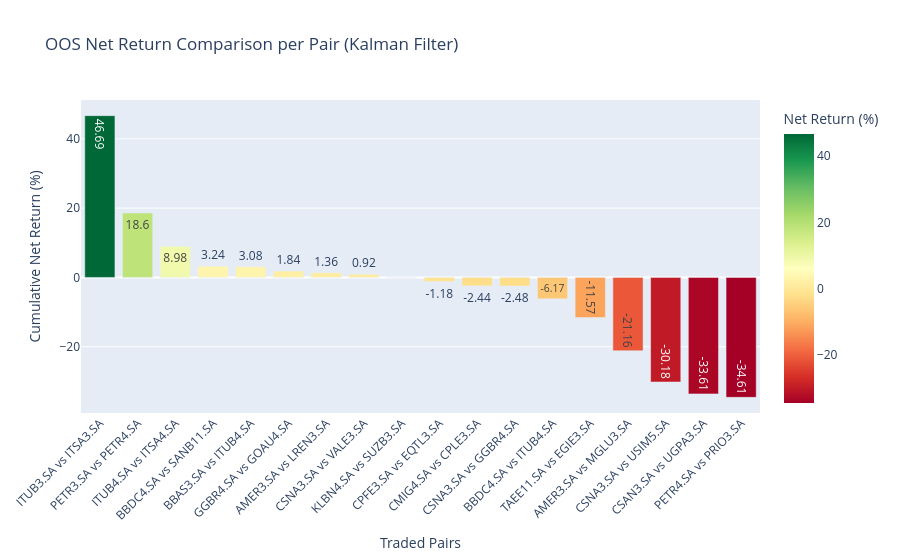
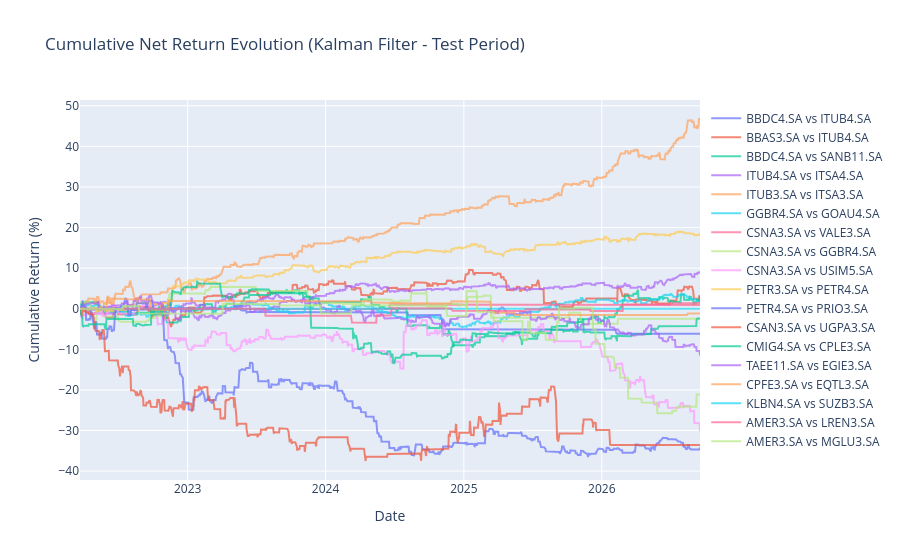

Here is the notebook cell these charts were saved with, in order:
### Code cell
# ==============================================================================
# CONSOLIDATE METRICS AND VISUALIZE (OUT-OF-SAMPLE) - KALMAN FILTER
# ==============================================================================
summary_data = []

for pair_label, df in kalman_test_results.items():
    if df is not None and not df.empty:
        if is_compounding:
            gross_return = ((df['strategy_returns'].fillna(0.0) + 1.0).cumprod().iloc[-1] - 1.0) * 100.0
            net_return = ((df['net_strategy_returns'].fillna(0.0) + 1.0).cumprod().iloc[-1] - 1.0) * 100.0
        else:
            gross_return = df['strategy_returns'].fillna(0.0).sum() * 100.0
            net_return = df['net_strategy_returns'].fillna(0.0).sum() * 100.0
            
        cost_drag = gross_return - net_return
        summary_data.append({
            'Pair': pair_label,
            'Gross Return (%)': round(gross_return, 2),
            'Transaction Cost (%)': round(cost_drag, 2),
            'Net Return (%)': round(net_return, 2)
        })

if summary_data:
    df_summary = pd.DataFrame(summary_data).sort_values(by='Net Return (%)', ascending=False).reset_index(drop=True)
    calculation_mode = "COMPOUNDING (Reinvested)" if is_compounding else "SIMPLE (Fixed Size)"
    print(f"\nPERFORMANCE SUMMARY TABLE (OUT-OF-SAMPLE) - {calculation_mode}:\n")
    print(df_summary.to_string(index=False))

    fig_bar = px.bar(
        df_summary, x='Pair', y='Net Return (%)',
        title=f'OOS Net Return Comparison per Pair ({strategy_name_KF})',
        color='Net Return (%)', color_continuous_scale='RdYlGn', text='Net Return (%)'
    )
    fig_bar.update_layout(xaxis_tickangle=-45, yaxis_title="Cumulative Net Return (%)", xaxis_title="Traded Pairs")
    fig_bar.show()

    fig_line = go.Figure()
    for pair_label, df in kalman_test_results.items():
        if df is not None and not df.empty:
            cum_returns = ((df['net_strategy_returns'].fillna(0.0) + 1.0).cumprod() - 1.0) * 100.0 if is_compounding else df['net_strategy_returns'].fillna(0.0).cumsum() * 100.0
            fig_line.add_trace(go.Scatter(x=df.index, y=cum_returns, mode='lines', name=pair_label, opacity=0.7))

    fig_line.update_layout(
        title=f'Cumulative Net Return Evolution ({strategy_name_KF} - Test Period)',
        xaxis_title='Date', yaxis_title='Cumulative Return (%)', hovermode='x unified',
        legend=dict(yanchor="top", y=0.99, xanchor="left", x=1.01)
    )
    fig_line.show()

### Figure 1 — Plotly figure (JSON) as saved in the notebook; plotly's stock layout.template omitted (floating-point values rounded to 4 significant figures)
{"data": [{"alignmentgroup": "True", "hovertemplate": "Pair=%{x}<br>Net Return (%)=%{marker.color}<extra></extra>", "legendgroup": "", "marker": {"color": [46.69, 18.6, 8.98, 3.24, 3.08, 1.84, 1.36, 0.92, 0, -1.18, -2.44, -2.48, -6.17, -11.57, -21.16, -30.18, -33.61, -34.61], "coloraxis": "coloraxis", "pattern": {"shape": ""}}, "name": "", "offsetgroup": "", "orientation": "v", "showlegend": false, "text": [46.69, 18.6, 8.98, 3.24, 3.08, 1.84, 1.36, 0.92, 0, -1.18, -2.44, -2.48, -6.17, -11.57, -21.16, -30.18, -33.61, -34.61], "textposition": "auto", "type": "bar", "x": ["ITUB3.SA vs ITSA3.SA", "PETR3.SA vs PETR4.SA", "ITUB4.SA vs ITSA4.SA", "BBDC4.SA vs SANB11.SA", "BBAS3.SA vs ITUB4.SA", "GGBR4.SA vs GOAU4.SA", "AMER3.SA vs LREN3.SA", "CSNA3.SA vs VALE3.SA", "KLBN4.SA vs SUZB3.SA", "CPFE3.SA vs EQTL3.SA", "CMIG4.SA vs CPLE3.SA", "CSNA3.SA vs GGBR4.SA", "BBDC4.SA vs ITUB4.SA", "TAEE11.SA vs EGIE3.SA", "AMER3.SA vs MGLU3.SA", "CSNA3.SA vs USIM5.SA", "CSAN3.SA vs UGPA3.SA", "PETR4.SA vs PRIO3.SA"], "xaxis": "x", "y": [46.69, 18.6, 8.98, 3.24, 3.08, 1.84, 1.36, 0.92, 0, -1.18, -2.44, -2.48, -6.17, -11.57, -21.16, -30.18, -33.61, -34.61], "yaxis": "y"}], "layout": {"barmode": "relative", "coloraxis": {"colorbar": {"title": {"text": "Net Return (%)"}}, "colorscale": [[0, "rgb(165,0,38)"], [0.1, "rgb(215,48,39)"], [0.2, "rgb(244,109,67)"], [0.3, "rgb(253,174,97)"], [0.4, "rgb(254,224,139)"], [0.5, "rgb(255,255,191)"], [0.6, "rgb(217,239,139)"], [0.7, "rgb(166,217,106)"], [0.8, "rgb(102,189,99)"], [0.9, "rgb(26,152,80)"], [1, "rgb(0,104,55)"]]}, "legend": {"tracegroupgap": 0}, "title": {"text": "OOS Net Return Comparison per Pair (Kalman Filter)"}, "xaxis": {"anchor": "y", "domain": [0, 1], "tickangle": -45, "title": {"text": "Traded Pairs"}}, "yaxis": {"anchor": "x", "domain": [0, 1], "title": {"text": "Cumulative Net Return (%)"}}}}

### Figure 2 — Plotly figure (JSON) as saved in the notebook; plotly's stock layout.template omitted (floating-point values rounded to 4 significant figures; data arrays with more than 128 entries replaced by an {"elided": "..."} marker saying what was removed)
{"data": [{"mode": "lines", "name": "BBDC4.SA vs ITUB4.SA", "opacity": 0.7, "type": "scatter", "x": {"elided": "1124 str values"}, "y": {"elided": "1124 float values"}}, {"mode": "lines", "name": "BBAS3.SA vs ITUB4.SA", "opacity": 0.7, "type": "scatter", "x": {"elided": "1124 str values"}, "y": {"elided": "1124 float values"}}, {"mode": "lines", "name": "BBDC4.SA vs SANB11.SA", "opacity": 0.7, "type": "scatter", "x": {"elided": "1124 str values"}, "y": {"elided": "1124 float values"}}, {"mode": "lines", "name": "ITUB4.SA vs ITSA4.SA", "opacity": 0.7, "type": "scatter", "x": {"elided": "1124 str values"}, "y": {"elided": "1124 float values"}}, {"mode": "lines", "name": "ITUB3.SA vs ITSA3.SA", "opacity": 0.7, "type": "scatter", "x": {"elided": "1124 str values"}, "y": {"elided": "1124 float values"}}, {"mode": "lines", "name": "GGBR4.SA vs GOAU4.SA", "opacity": 0.7, "type": "scatter", "x": {"elided": "1124 str values"}, "y": {"elided": "1124 float values"}}, {"mode": "lines", "name": "CSNA3.SA vs VALE3.SA", "opacity": 0.7, "type": "scatter", "x": {"elided": "1124 str values"}, "y": {"elided": "1124 float values"}}, {"mode": "lines", "name": "CSNA3.SA vs GGBR4.SA", "opacity": 0.7, "type": "scatter", "x": {"elided": "1124 str values"}, "y": {"elided": "1124 float values"}}, {"mode": "lines", "name": "CSNA3.SA vs USIM5.SA", "opacity": 0.7, "type": "scatter", "x": {"elided": "1124 str values"}, "y": {"elided": "1124 float values"}}, {"mode": "lines", "name": "PETR3.SA vs PETR4.SA", "opacity": 0.7, "type": "scatter", "x": {"elided": "1124 str values"}, "y": {"elided": "1124 float values"}}, {"mode": "lines", "name": "PETR4.SA vs PRIO3.SA", "opacity": 0.7, "type": "scatter", "x": {"elided": "1124 str values"}, "y": {"elided": "1124 float values"}}, {"mode": "lines", "name": "CSAN3.SA vs UGPA3.SA", "opacity": 0.7, "type": "scatter", "x": {"elided": "1124 str values"}, "y": {"elided": "1124 float values"}}, {"mode": "lines", "name": "CMIG4.SA vs CPLE3.SA", "opacity": 0.7, "type": "scatter", "x": {"elided": "1124 str values"}, "y": {"elided": "1124 float values"}}, {"mode": "lines", "name": "TAEE11.SA vs EGIE3.SA", "opacity": 0.7, "type": "scatter", "x": {"elided": "1124 str values"}, "y": {"elided": "1124 float values"}}, {"mode": "lines", "name": "CPFE3.SA vs EQTL3.SA", "opacity": 0.7, "type": "scatter", "x": {"elided": "1124 str values"}, "y": {"elided": "1124 float values"}}, {"mode": "lines", "name": "KLBN4.SA vs SUZB3.SA", "opacity": 0.7, "type": "scatter", "x": {"elided": "1124 str values"}, "y": {"elided": "1124 int values"}}, {"mode": "lines", "name": "AMER3.SA vs LREN3.SA", "opacity": 0.7, "type": "scatter", "x": {"elided": "1124 str values"}, "y": {"elided": "1124 float values"}}, {"mode": "lines", "name": "AMER3.SA vs MGLU3.SA", "opacity": 0.7, "type": "scatter", "x": {"elided": "1124 str values"}, "y": {"elided": "1124 float values"}}], "layout": {"hovermode": "x unified", "legend": {"x": 1.01, "xanchor": "left", "y": 0.99, "yanchor": "top"}, "title": {"text": "Cumulative Net Return Evolution (Kalman Filter - Test Period)"}, "xaxis": {"title": {"text": "Date"}}, "yaxis": {"title": {"text": "Cumulative Return (%)"}}}}
